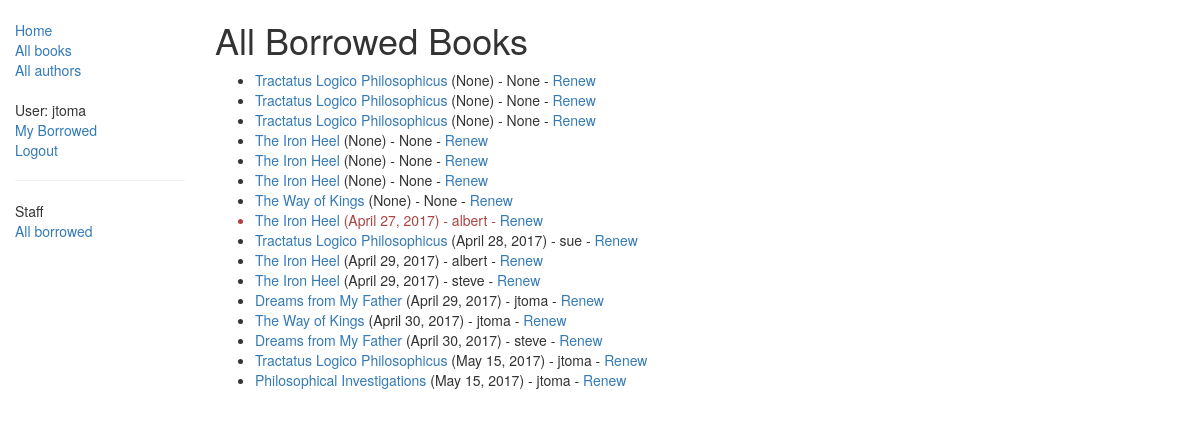
Page /catalog/borrowed/ (signed in) on the committed database.
### catalog/models.py (models this page shows, shortened)
class BookInstance(models.Model):
    id = models.UUIDField(primary_key=True, default=uuid.uuid4, help_text="Unique ID for this particular book across whole library")
    book = models.ForeignKey('Book', on_delete=models.SET_NULL, null=True)
    imprint = models.CharField(max_length=200)
    due_back = models.DateField(null=True, blank=True)
    borrower = models.ForeignKey(User, on_delete=models.SET_NULL, null=True, blank=True)
    @property
    def is_overdue(self):
        if self.due_back:
            if date.today() > self.due_back:
                return True
        return False
    LOAN_STATUS = (
        ('d', 'Maintenance'),
        ('o', 'On loan'),
        ('a', 'Available'),
        ('r', 'Reserved'),
    )
    status = models.CharField(max_length=1, choices=LOAN_STATUS, blank=True, default='d', help_text='Book availability')
    class Meta:
        ordering = ["due_back"]
        permissions = (("can_mark_returned", "Set book as returned"),)

class Book(models.Model):
    title = models.CharField(max_length=200)
    author = models.ForeignKey('Author', on_delete=models.SET_NULL, null=True)
    summary = models.TextField(max_length=1000, help_text="Enter a brief derscription of the book")
    isbn = models.CharField('ISBN', max_length=13, help_text="Select an ISBN for this book")
    genre = models.ManyToManyField(Genre, help_text="Select a genre for this book")
    language = models.ForeignKey('Language', on_delete=models.SET_NULL, null=True)
    def display_genre(self):
        """
        Creates a string for the Genre. This is required to display genre in Admin.
        """
        return ', '.join([ genre.name for genre in self.genre.all()[:3] ])
    display_genre.short_description = "Genre"

### catalog/views.py (the view, shortened to what this page needs)
class LoanedBooksAllListView(PermissionRequiredMixin,generic.ListView):
    model = BookInstance
    permission_required = 'catalog.can_mark_returned'
    template_name = 'catalog/bookinstance_list_borrowed_all.html'
    paginate_by = 20

### catalog/templates/catalog/bookinstance_list_borrowed_all.html
{% extends "base_generic.html" %}
{% block content %}
    <h1>All Borrowed Books</h1>
    {% if bookinstance_list %}
    <ul>
      {% for bookinst in bookinstance_list %}
      <li class="{% if bookinst.is_overdue %}text-danger{% endif %}">
        <a href="{% url 'book-detail' bookinst.book.pk %}">{{bookinst.book.title}}</a> ({{ bookinst.due_back }}) {% if user.is_staff %}- {{ bookinst.borrower }}{% endif %} {% if perms.catalog.can_mark_returned %}- <a href="{% url 'renew-book-librarian' bookinst.id %}">Renew</a>  {% endif %}
      </li>
      {% endfor %}
    </ul>
    {% else %}
      <p>There are no books borrowed.</p>
    {% endif %}
{% endblock %}

### catalog/templates/base_generic.html (shortened to what this page needs)
<!DOCTYPE html>
<html lang="en">
<head>
  <link rel="stylesheet" href="https://cdn.bootcss.com/bootstrap/3.3.7/css/bootstrap.min.css">
  {% load static %}
  <link rel="stylesheet" href="{% static 'css/styles.css' %}">
</head>
<body>
  <div class="container-fluid">
  <div class="row">
    <div class="col-sm-2">
    {% block sidebar %}
    <ul class="sidebar-nav">
      <li><a href="{% url 'index' %}">Home</a></li>
      <li><a href="{% url 'books' %}">All books</a></li>
      <li><a href="{% url 'authors' %}">All authors</a></li>
    </ul>
    <ul class="sidebar-nav">
     {% if user.is_authenticated %}
       <li>User: {{ user.get_username }}</li>
       <li><a href="{% url 'my-borrowed' %}">My Borrowed</a></li>
       <li><a href="{% url 'logout'%}?next={{request.path}}">Logout</a></li>
     {% else %}
       <li><a href="{% url 'login'%}?next={{request.path}}">Login</a></li>
     {% endif %}
    </ul>
    {% if user.is_staff %}
    <hr />
    <ul class="sidebar-nav">
      <li>Staff</li>
      {% if perms.catalog.can_mark_returned %}
      <li><a href="{% url 'all-borrowed' %}">All borrowed</a></li>
      {% endif %}
    </ul>
    {% endif %}
    {% endblock %}
    </div>
    <div class="col-sm-10 ">
    {% block content %}{% endblock %}
    </div>
  </div>
  </div>
</body>
</html>

### catalog/static/css/styles.css (style rules this page uses)
.sidebar-nav { margin-top: 20px; padding: 0; list-style: none; }

### rows in the picture
BookInstance: book "Tractatus Logico Philosophicus", due_back "None", borrower "None"
BookInstance: book "Tractatus Logico Philosophicus", due_back "None", borrower "None"
BookInstance: book "Tractatus Logico Philosophicus", due_back "None", borrower "None"
BookInstance: book "The Iron Heel", due_back "None", borrower "None"
BookInstance: book "The Iron Heel", due_back "None", borrower "None"
BookInstance: book "The Iron Heel", due_back "None", borrower "None"
BookInstance: book "The Way of Kings", due_back "None", borrower "None"
BookInstance: book "The Iron Heel", due_back "April 27, 2017", borrower "albert"
BookInstance: book "Tractatus Logico Philosophicus", due_back "April 28, 2017", borrower "sue"
BookInstance: book "The Iron Heel", due_back "April 29, 2017", borrower "albert"
BookInstance: book "The Iron Heel", due_back "April 29, 2017", borrower "steve"
BookInstance: book "Dreams from My Father", due_back "April 29, 2017", borrower "jtoma"
BookInstance: book "The Way of Kings", due_back "April 30, 2017", borrower "jtoma"
BookInstance: book "Dreams from My Father", due_back "April 30, 2017", borrower "steve"
BookInstance: book "Tractatus Logico Philosophicus", due_back "May 15, 2017", borrower "jtoma"
BookInstance: book "Philosophical Investigations", due_back "May 15, 2017", borrower "jtoma"

### other values in the picture
{{ user.get_username }} "jtoma"
